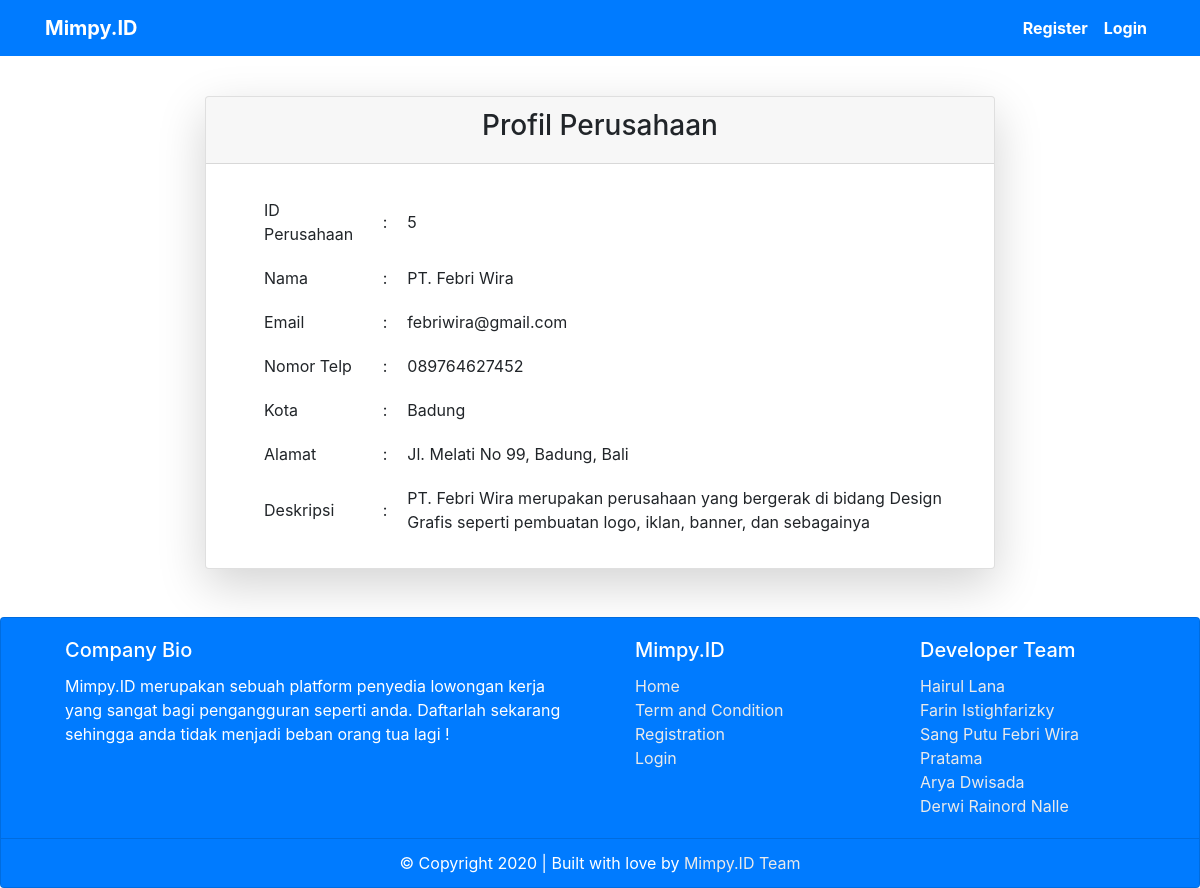
/perusahaan.php?id=5, run on the app's committed database.
### tables this page shows
CREATE TABLE `perusahaan` (
  `id` int(11) NOT NULL,
  `nama` varchar(50) NOT NULL,
  `email` varchar(50) NOT NULL,
  `telp` varchar(20) NOT NULL,
  `kota` varchar(30) NOT NULL,
  `alamat` varchar(100) NOT NULL,
  `deskripsi` varchar(512) NOT NULL,
  `foto` text NOT NULL,
  `password` varchar(255) NOT NULL
);

### perusahaan.php (the view, shortened to what this page needs)
<?php
require "db.php";
$id = $_GET["id"];
$perusahaan = mysqli_fetch_assoc(mysqli_query($db,"SELECT * from perusahaan where id = $id"));
?>
<!DOCTYPE html>
<html lang="en">
<head>
    <?php require "headtags.php" ?>
</head>
<body>
    <?php require "navbar.php" ?>
    <div class="row">
        <div class="col-md-8 offset-md-2">
            <div class="card shadow-lg mt-5">
                <div class="card-header">
                    <h3 class="text-center">Profil Perusahaan</h3>
                </div>
                <div class="card-body ml-4 p-4">
                    <table cellpadding=10px>
                        <tr>
                            <td>ID Perusahaan</td>
                            <td>:</td>
                            <td><?= $perusahaan["id"] ?></td>
                        </tr>
                        <tr>
                            <td>Nama</td>
                            <td>:</td>
                            <td><?= $perusahaan["nama"] ?></td>
                        </tr>
                        <tr>
                            <td>Email</td>
                            <td>:</td>
                            <td><?= $perusahaan["email"] ?></td>
                        </tr>
                        <tr>
                            <td>Nomor Telp</td>
                            <td>:</td>
                            <td><?= $perusahaan["telp"] ?></td>
                        </tr>
                        <tr>
                            <td>Kota</td>
                            <td>:</td>
                            <td><?= $perusahaan["kota"] ?></td>
                        </tr>
                        <tr>
                            <td>Alamat</td>
                            <td>:</td>
                            <td><?= $perusahaan["alamat"] ?></td>
                        </tr>
                        <tr>
                            <td>Deskripsi</td>
                            <td>:</td>
                            <td><?= $perusahaan["deskripsi"] ?></td>
                        </tr>
                    </table>
                </div>
            </div>
        </div>
    </div>
    <?php require "footer.php" ?>
</body>
</html>

### data on the page
perusahaan: id "5", nama "PT. Febri Wira", email "febriwira@gmail.com", telp "089764627452", kota "Badung", alamat "Jl. Melati No 99, Badung, Bali", deskripsi "PT. Febri Wira merupakan perusahaan yang bergerak di bidang Design Grafis seperti pembuatan logo, iklan, banner, dan sebagainya"
